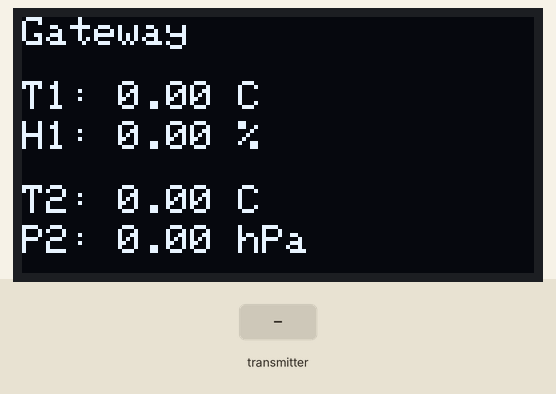
Simulated run of this sketch. Board: ESP32. On the bench: 128×64 one-colour display. The test bench sets the inputs (shaded band). What the sketch prints to the serial monitor is not drawn.

Above: at 1.2 s.
1.3 s: the transmitter starts sending value1 = 0
Timing chart, 0 to 4.3 s (numbered marks = the images above; inputs shaded):
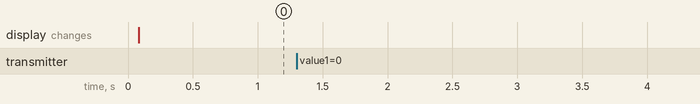

Measured:
- after the input at 1.3 s, every drawn part: stays the same

The sketch:

node3_gateway.ino
```cpp
#include <WiFi.h>
#include <esp_now.h>
#include <Adafruit_GFX.h>
#include <Adafruit_SSD1306.h>

#define SCREEN_WIDTH 128
#define SCREEN_HEIGHT 64
#define OLED_RESET -1
Adafruit_SSD1306 display(SCREEN_WIDTH, SCREEN_HEIGHT, &Wire, OLED_RESET);

typedef struct struct_message {
  float value1;
  float value2;
} struct_message;

struct_message incomingData;

String node1MAC = "3C:8A:1F:0C:63:2C";
String node2MAC = "78:42:1C:6C:15:90";

float temp1 = 0, hum1 = 0;
float temp2 = 0, pres2 = 0;

void setup() {
  Serial.begin(115200);

  // OLED Init
  if (!display.begin(SSD1306_SWITCHCAPVCC, 0x3C)) {
    Serial.println(F("OLED allocation failed"));
    for (;;);
  }
  display.clearDisplay();
  display.setTextSize(1);
  display.setTextColor(WHITE);
  display.setCursor(0, 0);
  display.println("Gateway");
  display.display();

  // WiFi and ESP-NOW Initialization
  WiFi.mode(WIFI_STA);
  if (esp_now_init() != ESP_OK) {
    Serial.println("ESP-NOW Init Failed");
    return;
  }

  esp_now_register_recv_cb(onDataRecv);
}

void loop() {
  display.clearDisplay();
  display.setCursor(0, 0);
  display.println("Gateway");

  display.setCursor(0, 16);
  display.print("T1: ");
  display.print(temp1);
  display.print(" C");

  display.setCursor(0, 26);
  display.print("H1: ");
  display.print(hum1);
  display.print(" %");

  display.setCursor(0, 42);
  display.print("T2: ");
  display.print(temp2);
  display.print(" C");

  display.setCursor(0, 52);
  display.print("P2: ");
  display.print(pres2);
  display.print(" hPa");

  display.display();
  delay(1000);
}

// Updated callback signature: esp_now_recv_info_t pointer first parameter
void onDataRecv(const esp_now_recv_info_t *info, const uint8_t *incomingDataBytes, int len) {
  char macStr[18];
  snprintf(macStr, sizeof(macStr), "%02X:%02X:%02X:%02X:%02X:%02X",
           info->src_addr[0], info->src_addr[1], info->src_addr[2],
           info->src_addr[3], info->src_addr[4], info->src_addr[5]);
  Serial.print("Received from: ");
  Serial.println(macStr);

  memcpy(&incomingData, incomingDataBytes, sizeof(incomingData));

  String senderMAC = String(macStr);

  if (senderMAC == node1MAC) {
    temp1 = incomingData.value1;
    hum1 = incomingData.value2;
    Serial.print("Node1 Temp: ");
    Serial.print(temp1);
    Serial.print(" C, Humidity: ");
    Serial.print(hum1);
    Serial.println(" %");
  } else if (senderMAC == node2MAC) {
    temp2 = incomingData.value1;
    pres2 = incomingData.value2;
    Serial.print("Node2 Temp: ");
    Serial.print(temp2);
    Serial.print(" C, Pressure: ");
    Serial.print(pres2);
    Serial.println(" hPa");
  }
}
```
